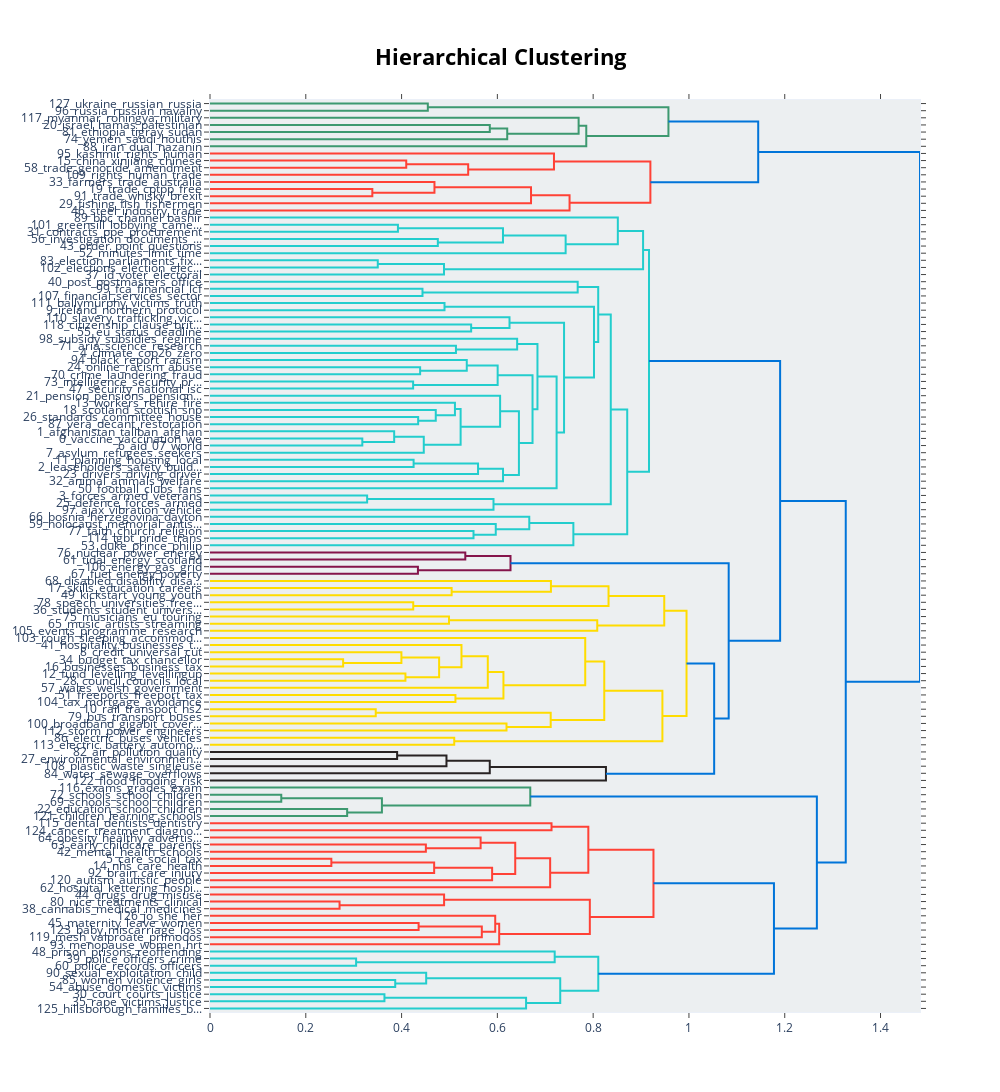

The cell this chart's notebook holds for it:
### Code cell
topic_model.visualize_hierarchy()

### Figure 1 — Plotly figure (JSON) as saved in the notebook; plotly's stock layout.template omitted (floating-point values rounded to 4 significant figures)
{"data": [{"hoverinfo": "text", "marker": {"color": "rgb(61,153,112)"}, "mode": "lines", "type": "scatter", "x": [0.0, 0.4548, 0.4548, 0.0], "xaxis": "x", "y": [-5.0, -5.0, -15.0, -15.0], "yaxis": "y"}, {"hoverinfo": "text", "marker": {"color": "rgb(61,153,112)"}, "mode": "lines", "type": "scatter", "x": [0.0, 0.5842, 0.5842, 0.0], "xaxis": "x", "y": [-35.0, -35.0, -45.0, -45.0], "yaxis": "y"}, {"hoverinfo": "text", "marker": {"color": "rgb(61,153,112)"}, "mode": "lines", "type": "scatter", "x": [0.5842, 0.6206, 0.6206, 0.0], "xaxis": "x", "y": [-40.0, -40.0, -55.0, -55.0], "yaxis": "y"}, {"hoverinfo": "text", "marker": {"color": "rgb(61,153,112)"}, "mode": "lines", "type": "scatter", "x": [0.0, 0.7696, 0.7696, 0.6206], "xaxis": "x", "y": [-25.0, -25.0, -47.5, -47.5], "yaxis": "y"}, {"hoverinfo": "text", "marker": {"color": "rgb(61,153,112)"}, "mode": "lines", "type": "scatter", "x": [0.7696, 0.7856, 0.7856, 0.0], "xaxis": "x", "y": [-36.25, -36.25, -65.0, -65.0], "yaxis": "y"}, {"hoverinfo": "text", "marker": {"color": "rgb(61,153,112)"}, "mode": "lines", "type": "scatter", "x": [0.4548, 0.9572, 0.9572, 0.7856], "xaxis": "x", "y": [-10.0, -10.0, -50.62, -50.62], "yaxis": "y"}, {"hoverinfo": "text", "marker": {"color": "rgb(255,65,54)"}, "mode": "lines", "type": "scatter", "x": [0.0, 0.4097, 0.4097, 0.0], "xaxis": "x", "y": [-85.0, -85.0, -95.0, -95.0], "yaxis": "y"}, {"hoverinfo": "text", "marker": {"color": "rgb(255,65,54)"}, "mode": "lines", "type": "scatter", "x": [0.4097, 0.5391, 0.5391, 0.0], "xaxis": "x", "y": [-90.0, -90.0, -105.0, -105.0], "yaxis": "y"}, {"hoverinfo": "text", "marker": {"color": "rgb(255,65,54)"}, "mode": "lines", "type": "scatter", "x": [0.0, 0.7182, 0.7182, 0.5391], "xaxis": "x", "y": [-75.0, -75.0, -97.5, -97.5], "yaxis": "y"}, {"hoverinfo": "text", "marker": {"color": "rgb(255,65,54)"}, "mode": "lines", "type": "scatter", "x": [0.0, 0.3389, 0.3389, 0.0], "xaxis": "x", "y": [-125.0, -125.0, -135.0, -135.0], "yaxis": "y"}, {"hoverinfo": "text", "marker": {"color": "rgb(255,65,54)"}, "mode": "lines", "type": "scatter", "x": [0.0, 0.4687, 0.4687, 0.3389], "xaxis": "x", "y": [-115.0, -115.0, -130.0, -130.0], "yaxis": "y"}, {"hoverinfo": "text", "marker": {"color": "rgb(255,65,54)"}, "mode": "lines", "type": "scatter", "x": [0.4687, 0.6703, 0.6703, 0.0], "xaxis": "x", "y": [-122.5, -122.5, -145.0, -145.0], "yaxis": "y"}, {"hoverinfo": "text", "marker": {"color": "rgb(255,65,54)"}, "mode": "lines", "type": "scatter", "x": [0.6703, 0.7507, 0.7507, 0.0], "xaxis": "x", "y": [-133.8, -133.8, -155.0, -155.0], "yaxis": "y"}, {"hoverinfo": "text", "marker": {"color": "rgb(255,65,54)"}, "mode": "lines", "type": "scatter", "x": [0.7182, 0.9195, 0.9195, 0.7507], "xaxis": "x", "y": [-86.25, -86.25, -144.4, -144.4], "yaxis": "y"}, {"hoverinfo": "text", "marker": {"color": "rgb(0,116,217)"}, "mode": "lines", "type": "scatter", "x": [0.9572, 1.145, 1.145, 0.9195], "xaxis": "x", "y": [-30.31, -30.31, -115.3, -115.3], "yaxis": "y"}, {"hoverinfo": "text", "marker": {"color": "rgb(35,205,205)"}, "mode": "lines", "type": "scatter", "x": [0.0, 0.3924, 0.3924, 0.0], "xaxis": "x", "y": [-175.0, -175.0, -185.0, -185.0], "yaxis": "y"}, {"hoverinfo": "text", "marker": {"color": "rgb(35,205,205)"}, "mode": "lines", "type": "scatter", "x": [0.0, 0.4757, 0.4757, 0.0], "xaxis": "x", "y": [-195.0, -195.0, -205.0, -205.0], "yaxis": "y"}, {"hoverinfo": "text", "marker": {"color": "rgb(35,205,205)"}, "mode": "lines", "type": "scatter", "x": [0.3924, 0.6117, 0.6117, 0.4757], "xaxis": "x", "y": [-180.0, -180.0, -200.0, -200.0], "yaxis": "y"}, {"hoverinfo": "text", "marker": {"color": "rgb(35,205,205)"}, "mode": "lines", "type": "scatter", "x": [0.6117, 0.7426, 0.7426, 0.0], "xaxis": "x", "y": [-190.0, -190.0, -215.0, -215.0], "yaxis": "y"}, {"hoverinfo": "text", "marker": {"color": "rgb(35,205,205)"}, "mode": "lines", "type": "scatter", "x": [0.0, 0.8515, 0.8515, 0.7426], "xaxis": "x", "y": [-165.0, -165.0, -202.5, -202.5], "yaxis": "y"}, {"hoverinfo": "text", "marker": {"color": "rgb(35,205,205)"}, "mode": "lines", "type": "scatter", "x": [0.0, 0.3503, 0.3503, 0.0], "xaxis": "x", "y": [-225.0, -225.0, -235.0, -235.0], "yaxis": "y"}, {"hoverinfo": "text", "marker": {"color": "rgb(35,205,205)"}, "mode": "lines", "type": "scatter", "x": [0.3503, 0.4886, 0.4886, 0.0], "xaxis": "x", "y": [-230.0, -230.0, -245.0, -245.0], "yaxis": "y"}, {"hoverinfo": "text", "marker": {"color": "rgb(35,205,205)"}, "mode": "lines", "type": "scatter", "x": [0.8515, 0.9042, 0.9042, 0.4886], "xaxis": "x", "y": [-183.8, -183.8, -237.5, -237.5], "yaxis": "y"}, {"hoverinfo": "text", "marker": {"color": "rgb(35,205,205)"}, "mode": "lines", "type": "scatter", "x": [0.0, 0.4437, 0.4437, 0.0], "xaxis": "x", "y": [-265.0, -265.0, -275.0, -275.0], "yaxis": "y"}, {"hoverinfo": "text", "marker": {"color": "rgb(35,205,205)"}, "mode": "lines", "type": "scatter", "x": [0.0, 0.7677, 0.7677, 0.4437], "xaxis": "x", "y": [-255.0, -255.0, -270.0, -270.0], "yaxis": "y"}, {"hoverinfo": "text", "marker": {"color": "rgb(35,205,205)"}, "mode": "lines", "type": "scatter", "x": [0.0, 0.4896, 0.4896, 0.0], "xaxis": "x", "y": [-285.0, -285.0, -295.0, -295.0], "yaxis": "y"}, {"hoverinfo": "text", "marker": {"color": "rgb(35,205,205)"}, "mode": "lines", "type": "scatter", "x": [0.0, 0.5453, 0.5453, 0.0], "xaxis": "x", "y": [-315.0, -315.0, -325.0, -325.0], "yaxis": "y"}, {"hoverinfo": "text", "marker": {"color": "rgb(35,205,205)"}, "mode": "lines", "type": "scatter", "x": [0.0, 0.6254, 0.6254, 0.5453], "xaxis": "x", "y": [-305.0, -305.0, -320.0, -320.0], "yaxis": "y"}, {"hoverinfo": "text", "marker": {"color": "rgb(35,205,205)"}, "mode": "lines", "type": "scatter", "x": [0.0, 0.5136, 0.5136, 0.0], "xaxis": "x", "y": [-345.0, -345.0, -355.0, -355.0], "yaxis": "y"}, {"hoverinfo": "text", "marker": {"color": "rgb(35,205,205)"}, "mode": "lines", "type": "scatter", "x": [0.0, 0.6413, 0.6413, 0.5136], "xaxis": "x", "y": [-335.0, -335.0, -350.0, -350.0], "yaxis": "y"}, {"hoverinfo": "text", "marker": {"color": "rgb(35,205,205)"}, "mode": "lines", "type": "scatter", "x": [0.0, 0.4388, 0.4388, 0.0], "xaxis": "x", "y": [-375.0, -375.0, -385.0, -385.0], "yaxis": "y"}, {"hoverinfo": "text", "marker": {"color": "rgb(35,205,205)"}, "mode": "lines", "type": "scatter", "x": [0.0, 0.5361, 0.5361, 0.4388], "xaxis": "x", "y": [-365.0, -365.0, -380.0, -380.0], "yaxis": "y"}, {"hoverinfo": "text", "marker": {"color": "rgb(35,205,205)"}, "mode": "lines", "type": "scatter", "x": [0.0, 0.4241, 0.4241, 0.0], "xaxis": "x", "y": [-395.0, -395.0, -405.0, -405.0], "yaxis": "y"}, {"hoverinfo": "text", "marker": {"color": "rgb(35,205,205)"}, "mode": "lines", "type": "scatter", "x": [0.5361, 0.6006, 0.6006, 0.4241], "xaxis": "x", "y": [-372.5, -372.5, -400.0, -400.0], "yaxis": "y"}, {"hoverinfo": "text", "marker": {"color": "rgb(35,205,205)"}, "mode": "lines", "type": "scatter", "x": [0.0, 0.4346, 0.4346, 0.0], "xaxis": "x", "y": [-445.0, -445.0, -455.0, -455.0], "yaxis": "y"}, {"hoverinfo": "text", "marker": {"color": "rgb(35,205,205)"}, "mode": "lines", "type": "scatter", "x": [0.0, 0.4714, 0.4714, 0.4346], "xaxis": "x", "y": [-435.0, -435.0, -450.0, -450.0], "yaxis": "y"}, {"hoverinfo": "text", "marker": {"color": "rgb(35,205,205)"}, "mode": "lines", "type": "scatter", "x": [0.0, 0.5114, 0.5114, 0.4714], "xaxis": "x", "y": [-425.0, -425.0, -442.5, -442.5], "yaxis": "y"}, {"hoverinfo": "text", "marker": {"color": "rgb(35,205,205)"}, "mode": "lines", "type": "scatter", "x": [0.0, 0.318, 0.318, 0.0], "xaxis": "x", "y": [-475.0, -475.0, -485.0, -485.0], "yaxis": "y"}, {"hoverinfo": "text", "marker": {"color": "rgb(35,205,205)"}, "mode": "lines", "type": "scatter", "x": [0.0, 0.3845, 0.3845, 0.318], "xaxis": "x", "y": [-465.0, -465.0, -480.0, -480.0], "yaxis": "y"}, {"hoverinfo": "text", "marker": {"color": "rgb(35,205,205)"}, "mode": "lines", "type": "scatter", "x": [0.3845, 0.4463, 0.4463, 0.0], "xaxis": "x", "y": [-472.5, -472.5, -495.0, -495.0], "yaxis": "y"}, {"hoverinfo": "text", "marker": {"color": "rgb(35,205,205)"}, "mode": "lines", "type": "scatter", "x": [0.5114, 0.5233, 0.5233, 0.4463], "xaxis": "x", "y": [-433.8, -433.8, -483.8, -483.8], "yaxis": "y"}, {"hoverinfo": "text", "marker": {"color": "rgb(35,205,205)"}, "mode": "lines", "type": "scatter", "x": [0.0, 0.6057, 0.6057, 0.5233], "xaxis": "x", "y": [-415.0, -415.0, -458.8, -458.8], "yaxis": "y"}, {"hoverinfo": "text", "marker": {"color": "rgb(35,205,205)"}, "mode": "lines", "type": "scatter", "x": [0.0, 0.4251, 0.4251, 0.0], "xaxis": "x", "y": [-505.0, -505.0, -515.0, -515.0], "yaxis": "y"}, {"hoverinfo": "text", "marker": {"color": "rgb(35,205,205)"}, "mode": "lines", "type": "scatter", "x": [0.4251, 0.5596, 0.5596, 0.0], "xaxis": "x", "y": [-510.0, -510.0, -525.0, -525.0], "yaxis": "y"}, {"hoverinfo": "text", "marker": {"color": "rgb(35,205,205)"}, "mode": "lines", "type": "scatter", "x": [0.5596, 0.6118, 0.6118, 0.0], "xaxis": "x", "y": [-517.5, -517.5, -535.0, -535.0], "yaxis": "y"}, {"hoverinfo": "text", "marker": {"color": "rgb(35,205,205)"}, "mode": "lines", "type": "scatter", "x": [0.6057, 0.645, 0.645, 0.6118], "xaxis": "x", "y": [-436.9, -436.9, -526.2, -526.2], "yaxis": "y"}, {"hoverinfo": "text", "marker": {"color": "rgb(35,205,205)"}, "mode": "lines", "type": "scatter", "x": [0.6006, 0.6734, 0.6734, 0.645], "xaxis": "x", "y": [-386.2, -386.2, -481.6, -481.6], "yaxis": "y"}, {"hoverinfo": "text", "marker": {"color": "rgb(35,205,205)"}, "mode": "lines", "type": "scatter", "x": [0.6413, 0.6837, 0.6837, 0.6734], "xaxis": "x", "y": [-342.5, -342.5, -433.9, -433.9], "yaxis": "y"}, {"hoverinfo": "text", "marker": {"color": "rgb(35,205,205)"}, "mode": "lines", "type": "scatter", "x": [0.6837, 0.7237, 0.7237, 0.0], "xaxis": "x", "y": [-388.2, -388.2, -545.0, -545.0], "yaxis": "y"}, {"hoverinfo": "text", "marker": {"color": "rgb(35,205,205)"}, "mode": "lines", "type": "scatter", "x": [0.6254, 0.7392, 0.7392, 0.7237], "xaxis": "x", "y": [-312.5, -312.5, -466.6, -466.6], "yaxis": "y"}, {"hoverinfo": "text", "marker": {"color": "rgb(35,205,205)"}, "mode": "lines", "type": "scatter", "x": [0.4896, 0.8017, 0.8017, 0.7392], "xaxis": "x", "y": [-290.0, -290.0, -389.6, -389.6], "yaxis": "y"}, {"hoverinfo": "text", "marker": {"color": "rgb(35,205,205)"}, "mode": "lines", "type": "scatter", "x": [0.7677, 0.8106, 0.8106, 0.8017], "xaxis": "x", "y": [-262.5, -262.5, -339.8, -339.8], "yaxis": "y"}, {"hoverinfo": "text", "marker": {"color": "rgb(35,205,205)"}, "mode": "lines", "type": "scatter", "x": [0.0, 0.3281, 0.3281, 0.0], "xaxis": "x", "y": [-555.0, -555.0, -565.0, -565.0], "yaxis": "y"}, {"hoverinfo": "text", "marker": {"color": "rgb(35,205,205)"}, "mode": "lines", "type": "scatter", "x": [0.3281, 0.5919, 0.5919, 0.0], "xaxis": "x", "y": [-560.0, -560.0, -575.0, -575.0], "yaxis": "y"}, {"hoverinfo": "text", "marker": {"color": "rgb(35,205,205)"}, "mode": "lines", "type": "scatter", "x": [0.8106, 0.8368, 0.8368, 0.5919], "xaxis": "x", "y": [-301.1, -301.1, -567.5, -567.5], "yaxis": "y"}, {"hoverinfo": "text", "marker": {"color": "rgb(35,205,205)"}, "mode": "lines", "type": "scatter", "x": [0.0, 0.5502, 0.5502, 0.0], "xaxis": "x", "y": [-605.0, -605.0, -615.0, -615.0], "yaxis": "y"}, {"hoverinfo": "text", "marker": {"color": "rgb(35,205,205)"}, "mode": "lines", "type": "scatter", "x": [0.0, 0.5966, 0.5966, 0.5502], "xaxis": "x", "y": [-595.0, -595.0, -610.0, -610.0], "yaxis": "y"}, {"hoverinfo": "text", "marker": {"color": "rgb(35,205,205)"}, "mode": "lines", "type": "scatter", "x": [0.0, 0.6666, 0.6666, 0.5966], "xaxis": "x", "y": [-585.0, -585.0, -602.5, -602.5], "yaxis": "y"}, {"hoverinfo": "text", "marker": {"color": "rgb(35,205,205)"}, "mode": "lines", "type": "scatter", "x": [0.6666, 0.7587, 0.7587, 0.0], "xaxis": "x", "y": [-593.8, -593.8, -625.0, -625.0], "yaxis": "y"}, {"hoverinfo": "text", "marker": {"color": "rgb(35,205,205)"}, "mode": "lines", "type": "scatter", "x": [0.8368, 0.8711, 0.8711, 0.7587], "xaxis": "x", "y": [-434.3, -434.3, -609.4, -609.4], "yaxis": "y"}, {"hoverinfo": "text", "marker": {"color": "rgb(35,205,205)"}, "mode": "lines", "type": "scatter", "x": [0.9042, 0.9166, 0.9166, 0.8711], "xaxis": "x", "y": [-210.6, -210.6, -521.8, -521.8], "yaxis": "y"}, {"hoverinfo": "text", "marker": {"color": "rgb(133,20,75)"}, "mode": "lines", "type": "scatter", "x": [0.0, 0.533, 0.533, 0.0], "xaxis": "x", "y": [-635.0, -635.0, -645.0, -645.0], "yaxis": "y"}, {"hoverinfo": "text", "marker": {"color": "rgb(133,20,75)"}, "mode": "lines", "type": "scatter", "x": [0.0, 0.4341, 0.4341, 0.0], "xaxis": "x", "y": [-655.0, -655.0, -665.0, -665.0], "yaxis": "y"}, {"hoverinfo": "text", "marker": {"color": "rgb(133,20,75)"}, "mode": "lines", "type": "scatter", "x": [0.533, 0.6274, 0.6274, 0.4341], "xaxis": "x", "y": [-640.0, -640.0, -660.0, -660.0], "yaxis": "y"}, {"hoverinfo": "text", "marker": {"color": "rgb(255,220,0)"}, "mode": "lines", "type": "scatter", "x": [0.0, 0.5045, 0.5045, 0.0], "xaxis": "x", "y": [-685.0, -685.0, -695.0, -695.0], "yaxis": "y"}, {"hoverinfo": "text", "marker": {"color": "rgb(255,220,0)"}, "mode": "lines", "type": "scatter", "x": [0.0, 0.7118, 0.7118, 0.5045], "xaxis": "x", "y": [-675.0, -675.0, -690.0, -690.0], "yaxis": "y"}, {"hoverinfo": "text", "marker": {"color": "rgb(255,220,0)"}, "mode": "lines", "type": "scatter", "x": [0.0, 0.4244, 0.4244, 0.0], "xaxis": "x", "y": [-705.0, -705.0, -715.0, -715.0], "yaxis": "y"}, {"hoverinfo": "text", "marker": {"color": "rgb(255,220,0)"}, "mode": "lines", "type": "scatter", "x": [0.7118, 0.8321, 0.8321, 0.4244], "xaxis": "x", "y": [-682.5, -682.5, -710.0, -710.0], "yaxis": "y"}, {"hoverinfo": "text", "marker": {"color": "rgb(255,220,0)"}, "mode": "lines", "type": "scatter", "x": [0.0, 0.499, 0.499, 0.0], "xaxis": "x", "y": [-725.0, -725.0, -735.0, -735.0], "yaxis": "y"}, {"hoverinfo": "text", "marker": {"color": "rgb(255,220,0)"}, "mode": "lines", "type": "scatter", "x": [0.499, 0.8085, 0.8085, 0.0], "xaxis": "x", "y": [-730.0, -730.0, -745.0, -745.0], "yaxis": "y"}, {"hoverinfo": "text", "marker": {"color": "rgb(255,220,0)"}, "mode": "lines", "type": "scatter", "x": [0.8321, 0.9484, 0.9484, 0.8085], "xaxis": "x", "y": [-696.2, -696.2, -737.5, -737.5], "yaxis": "y"}, {"hoverinfo": "text", "marker": {"color": "rgb(255,220,0)"}, "mode": "lines", "type": "scatter", "x": [0.0, 0.278, 0.278, 0.0], "xaxis": "x", "y": [-785.0, -785.0, -795.0, -795.0], "yaxis": "y"}, {"hoverinfo": "text", "marker": {"color": "rgb(255,220,0)"}, "mode": "lines", "type": "scatter", "x": [0.0, 0.3997, 0.3997, 0.278], "xaxis": "x", "y": [-775.0, -775.0, -790.0, -790.0], "yaxis": "y"}, {"hoverinfo": "text", "marker": {"color": "rgb(255,220,0)"}, "mode": "lines", "type": "scatter", "x": [0.0, 0.4081, 0.4081, 0.0], "xaxis": "x", "y": [-805.0, -805.0, -815.0, -815.0], "yaxis": "y"}, {"hoverinfo": "text", "marker": {"color": "rgb(255,220,0)"}, "mode": "lines", "type": "scatter", "x": [0.3997, 0.4784, 0.4784, 0.4081], "xaxis": "x", "y": [-782.5, -782.5, -810.0, -810.0], "yaxis": "y"}, {"hoverinfo": "text", "marker": {"color": "rgb(255,220,0)"}, "mode": "lines", "type": "scatter", "x": [0.0, 0.5251, 0.5251, 0.4784], "xaxis": "x", "y": [-765.0, -765.0, -796.2, -796.2], "yaxis": "y"}, {"hoverinfo": "text", "marker": {"color": "rgb(255,220,0)"}, "mode": "lines", "type": "scatter", "x": [0.5251, 0.58, 0.58, 0.0], "xaxis": "x", "y": [-780.6, -780.6, -825.0, -825.0], "yaxis": "y"}, {"hoverinfo": "text", "marker": {"color": "rgb(255,220,0)"}, "mode": "lines", "type": "scatter", "x": [0.0, 0.5125, 0.5125, 0.0], "xaxis": "x", "y": [-835.0, -835.0, -845.0, -845.0], "yaxis": "y"}, {"hoverinfo": "text", "marker": {"color": "rgb(255,220,0)"}, "mode": "lines", "type": "scatter", "x": [0.58, 0.6127, 0.6127, 0.5125], "xaxis": "x", "y": [-802.8, -802.8, -840.0, -840.0], "yaxis": "y"}, {"hoverinfo": "text", "marker": {"color": "rgb(255,220,0)"}, "mode": "lines", "type": "scatter", "x": [0.0, 0.7835, 0.7835, 0.6127], "xaxis": "x", "y": [-755.0, -755.0, -821.4, -821.4], "yaxis": "y"}, {"hoverinfo": "text", "marker": {"color": "rgb(255,220,0)"}, "mode": "lines", "type": "scatter", "x": [0.0, 0.346, 0.346, 0.0], "xaxis": "x", "y": [-855.0, -855.0, -865.0, -865.0], "yaxis": "y"}, {"hoverinfo": "text", "marker": {"color": "rgb(255,220,0)"}, "mode": "lines", "type": "scatter", "x": [0.0, 0.6191, 0.6191, 0.0], "xaxis": "x", "y": [-875.0, -875.0, -885.0, -885.0], "yaxis": "y"}, {"hoverinfo": "text", "marker": {"color": "rgb(255,220,0)"}, "mode": "lines", "type": "scatter", "x": [0.346, 0.7114, 0.7114, 0.6191], "xaxis": "x", "y": [-860.0, -860.0, -880.0, -880.0], "yaxis": "y"}, {"hoverinfo": "text", "marker": {"color": "rgb(255,220,0)"}, "mode": "lines", "type": "scatter", "x": [0.7835, 0.8232, 0.8232, 0.7114], "xaxis": "x", "y": [-788.2, -788.2, -870.0, -870.0], "yaxis": "y"}, {"hoverinfo": "text", "marker": {"color": "rgb(255,220,0)"}, "mode": "lines", "type": "scatter", "x": [0.0, 0.51, 0.51, 0.0], "xaxis": "x", "y": [-895.0, -895.0, -905.0, -905.0], "yaxis": "y"}, {"hoverinfo": "text", "marker": {"color": "rgb(255,220,0)"}, "mode": "lines", "type": "scatter", "x": [0.8232, 0.9446, 0.9446, 0.51], "xaxis": "x", "y": [-829.1, -829.1, -900.0, -900.0], "yaxis": "y"}, {"hoverinfo": "text", "marker": {"color": "rgb(255,220,0)"}, "mode": "lines", "type": "scatter", "x": [0.9484, 0.9949, 0.9949, 0.9446], "xaxis": "x", "y": [-716.9, -716.9, -864.6, -864.6], "yaxis": "y"}, {"hoverinfo": "text", "marker": {"color": "rgb(40,35,35)"}, "mode": "lines", "type": "scatter", "x": [0.0, 0.3907, 0.3907, 0.0], "xaxis": "x", "y": [-915.0, -915.0, -925.0, -925.0], "yaxis": "y"}, {"hoverinfo": "text", "marker": {"color": "rgb(40,35,35)"}, "mode": "lines", "type": "scatter", "x": [0.3907, 0.4937, 0.4937, 0.0], "xaxis": "x", "y": [-920.0, -920.0, -935.0, -935.0], "yaxis": "y"}, {"hoverinfo": "text", "marker": {"color": "rgb(40,35,35)"}, "mode": "lines", "type": "scatter", "x": [0.4937, 0.5841, 0.5841, 0.0], "xaxis": "x", "y": [-927.5, -927.5, -945.0, -945.0], "yaxis": "y"}, {"hoverinfo": "text", "marker": {"color": "rgb(40,35,35)"}, "mode": "lines", "type": "scatter", "x": [0.5841, 0.8267, 0.8267, 0.0], "xaxis": "x", "y": [-936.2, -936.2, -955.0, -955.0], "yaxis": "y"}, {"hoverinfo": "text", "marker": {"color": "rgb(0,116,217)"}, "mode": "lines", "type": "scatter", "x": [0.9949, 1.053, 1.053, 0.8267], "xaxis": "x", "y": [-790.7, -790.7, -945.6, -945.6], "yaxis": "y"}, {"hoverinfo": "text", "marker": {"color": "rgb(0,116,217)"}, "mode": "lines", "type": "scatter", "x": [0.6274, 1.083, 1.083, 1.053], "xaxis": "x", "y": [-650.0, -650.0, -868.2, -868.2], "yaxis": "y"}, {"hoverinfo": "text", "marker": {"color": "rgb(0,116,217)"}, "mode": "lines", "type": "scatter", "x": [0.9166, 1.19, 1.19, 1.083], "xaxis": "x", "y": [-366.2, -366.2, -759.1, -759.1], "yaxis": "y"}, {"hoverinfo": "text", "marker": {"color": "rgb(61,153,112)"}, "mode": "lines", "type": "scatter", "x": [0.0, 0.1488, 0.1488, 0.0], "xaxis": "x", "y": [-975.0, -975.0, -985.0, -985.0], "yaxis": "y"}, {"hoverinfo": "text", "marker": {"color": "rgb(61,153,112)"}, "mode": "lines", "type": "scatter", "x": [0.0, 0.2864, 0.2864, 0.0], "xaxis": "x", "y": [-995.0, -995.0, -1005.0, -1005.0], "yaxis": "y"}, {"hoverinfo": "text", "marker": {"color": "rgb(61,153,112)"}, "mode": "lines", "type": "scatter", "x": [0.1488, 0.359, 0.359, 0.2864], "xaxis": "x", "y": [-980.0, -980.0, -1000.0, -1000.0], "yaxis": "y"}, {"hoverinfo": "text", "marker": {"color": "rgb(61,153,112)"}, "mode": "lines", "type": "scatter", "x": [0.0, 0.6687, 0.6687, 0.359], "xaxis": "x", "y": [-965.0, -965.0, -990.0, -990.0], "yaxis": "y"}, {"hoverinfo": "text", "marker": {"color": "rgb(255,65,54)"}, "mode": "lines", "type": "scatter", "x": [0.0, 0.7131, 0.7131, 0.0], "xaxis": "x", "y": [-1015.0, -1015.0, -1025.0, -1025.0], "yaxis": "y"}, {"hoverinfo": "text", "marker": {"color": "rgb(255,65,54)"}, "mode": "lines", "type": "scatter", "x": [0.0, 0.4507, 0.4507, 0.0], "xaxis": "x", "y": [-1045.0, -1045.0, -1055.0, -1055.0], "yaxis": "y"}, {"hoverinfo": "text", "marker": {"color": "rgb(255,65,54)"}, "mode": "lines", "type": "scatter", "x": [0.0, 0.565, 0.565, 0.4507], "xaxis": "x", "y": [-1035.0, -1035.0, -1050.0, -1050.0], "yaxis": "y"}, {"hoverinfo": "text", "marker": {"color": "rgb(255,65,54)"}, "mode": "lines", "type": "scatter", "x": [0.0, 0.2534, 0.2534, 0.0], "xaxis": "x", "y": [-1065.0, -1065.0, -1075.0, -1075.0], "yaxis": "y"}, {"hoverinfo": "text", "marker": {"color": "rgb(255,65,54)"}, "mode": "lines", "type": "scatter", "x": [0.2534, 0.468, 0.468, 0.0], "xaxis": "x", "y": [-1070.0, -1070.0, -1085.0, -1085.0], "yaxis": "y"}, {"hoverinfo": "text", "marker": {"color": "rgb(255,65,54)"}, "mode": "lines", "type": "scatter", "x": [0.468, 0.589, 0.589, 0.0], "xaxis": "x", "y": [-1078.0, -1078.0, -1095.0, -1095.0], "yaxis": "y"}, {"hoverinfo": "text", "marker": {"color": "rgb(255,65,54)"}, "mode": "lines", "type": "scatter", "x": [0.565, 0.6373, 0.6373, 0.589], "xaxis": "x", "y": [-1042.0, -1042.0, -1086.0, -1086.0], "yaxis": "y"}, {"hoverinfo": "text", "marker": {"color": "rgb(255,65,54)"}, "mode": "lines", "type": "scatter", "x": [0.6373, 0.7102, 0.7102, 0.0], "xaxis": "x", "y": [-1064.0, -1064.0, -1105.0, -1105.0], "yaxis": "y"}, {"hoverinfo": "text", "marker": {"color": "rgb(255,65,54)"}, "mode": "lines", "type": "scatter", "x": [0.7131, 0.7899, 0.7899, 0.7102], "xaxis": "x", "y": [-1020.0, -1020.0, -1085.0, -1085.0], "yaxis": "y"}, {"hoverinfo": "text", "marker": {"color": "rgb(255,65,54)"}, "mode": "lines", "type": "scatter", "x": [0.0, 0.2705, 0.2705, 0.0], "xaxis": "x", "y": [-1125.0, -1125.0, -1135.0, -1135.0], "yaxis": "y"}, {"hoverinfo": "text", "marker": {"color": "rgb(255,65,54)"}, "mode": "lines", "type": "scatter", "x": [0.0, 0.4888, 0.4888, 0.2705], "xaxis": "x", "y": [-1115.0, -1115.0, -1130.0, -1130.0], "yaxis": "y"}, {"hoverinfo": "text", "marker": {"color": "rgb(255,65,54)"}, "mode": "lines", "type": "scatter", "x": [0.0, 0.4356, 0.4356, 0.0], "xaxis": "x", "y": [-1155.0, -1155.0, -1165.0, -1165.0], "yaxis": "y"}, {"hoverinfo": "text", "marker": {"color": "rgb(255,65,54)"}, "mode": "lines", "type": "scatter", "x": [0.4356, 0.5675, 0.5675, 0.0], "xaxis": "x", "y": [-1160.0, -1160.0, -1175.0, -1175.0], "yaxis": "y"}, {"hoverinfo": "text", "marker": {"color": "rgb(255,65,54)"}, "mode": "lines", "type": "scatter", "x": [0.0, 0.5955, 0.5955, 0.5675], "xaxis": "x", "y": [-1145.0, -1145.0, -1168.0, -1168.0], "yaxis": "y"}, {"hoverinfo": "text", "marker": {"color": "rgb(255,65,54)"}, "mode": "lines", "type": "scatter", "x": [0.5955, 0.6038, 0.6038, 0.0], "xaxis": "x", "y": [-1156.0, -1156.0, -1185.0, -1185.0], "yaxis": "y"}, {"hoverinfo": "text", "marker": {"color": "rgb(255,65,54)"}, "mode": "lines", "type": "scatter", "x": [0.4888, 0.7931, 0.7931, 0.6038], "xaxis": "x", "y": [-1122.0, -1122.0, -1171.0, -1171.0], "yaxis": "y"}, {"hoverinfo": "text", "marker": {"color": "rgb(255,65,54)"}, "mode": "lines", "type": "scatter", "x": [0.7899, 0.9259, 0.9259, 0.7931], "xaxis": "x", "y": [-1052.0, -1052.0, -1147.0, -1147.0], "yaxis": "y"}, {"hoverinfo": "text", "marker": {"color": "rgb(35,205,205)"}, "mode": "lines", "type": "scatter", "x": [0.0, 0.3051, 0.3051, 0.0], "xaxis": "x", "y": [-1205.0, -1205.0, -1215.0, -1215.0], "yaxis": "y"}, {"hoverinfo": "text", "marker": {"color": "rgb(35,205,205)"}, "mode": "lines", "type": "scatter", "x": [0.0, 0.7197, 0.7197, 0.3051], "xaxis": "x", "y": [-1195.0, -1195.0, -1210.0, -1210.0], "yaxis": "y"}, {"hoverinfo": "text", "marker": {"color": "rgb(35,205,205)"}, "mode": "lines", "type": "scatter", "x": [0.0, 0.3867, 0.3867, 0.0], "xaxis": "x", "y": [-1235.0, -1235.0, -1245.0, -1245.0], "yaxis": "y"}, {"hoverinfo": "text", "marker": {"color": "rgb(35,205,205)"}, "mode": "lines", "type": "scatter", "x": [0.0, 0.4514, 0.4514, 0.3867], "xaxis": "x", "y": [-1225.0, -1225.0, -1240.0, -1240.0], "yaxis": "y"}, {"hoverinfo": "text", "marker": {"color": "rgb(35,205,205)"}, "mode": "lines", "type": "scatter", "x": [0.0, 0.3642, 0.3642, 0.0], "xaxis": "x", "y": [-1255.0, -1255.0, -1265.0, -1265.0], "yaxis": "y"}, {"hoverinfo": "text", "marker": {"color": "rgb(35,205,205)"}, "mode": "lines", "type": "scatter", "x": [0.3642, 0.66, 0.66, 0.0], "xaxis": "x", "y": [-1260.0, -1260.0, -1275.0, -1275.0], "yaxis": "y"}, {"hoverinfo": "text", "marker": {"color": "rgb(35,205,205)"}, "mode": "lines", "type": "scatter", "x": [0.4514, 0.7313, 0.7313, 0.66], "xaxis": "x", "y": [-1232.0, -1232.0, -1268.0, -1268.0], "yaxis": "y"}, {"hoverinfo": "text", "marker": {"color": "rgb(35,205,205)"}, "mode": "lines", "type": "scatter", "x": [0.7197, 0.8107, 0.8107, 0.7313], "xaxis": "x", "y": [-1202.0, -1202.0, -1250.0, -1250.0], "yaxis": "y"}, {"hoverinfo": "text", "marker": {"color": "rgb(0,116,217)"}, "mode": "lines", "type": "scatter", "x": [0.9259, 1.178, 1.178, 0.8107], "xaxis": "x", "y": [-1099.0, -1099.0, -1226.0, -1226.0], "yaxis": "y"}, {"hoverinfo": "text", "marker": {"color": "rgb(0,116,217)"}, "mode": "lines", "type": "scatter", "x": [0.6687, 1.267, 1.267, 1.178], "xaxis": "x", "y": [-977.5, -977.5, -1163.0, -1163.0], "yaxis": "y"}, {"hoverinfo": "text", "marker": {"color": "rgb(0,116,217)"}, "mode": "lines", "type": "scatter", "x": [1.19, 1.327, 1.327, 1.267], "xaxis": "x", "y": [-562.7, -562.7, -1070.0, -1070.0], "yaxis": "y"}, {"hoverinfo": "text", "marker": {"color": "rgb(0,116,217)"}, "mode": "lines", "type": "scatter", "x": [1.145, 1.482, 1.482, 1.327], "xaxis": "x", "y": [-72.81, -72.81, -816.4, -816.4], "yaxis": "y"}], "layout": {"autosize": false, "height": 2120, "hoverlabel": {"bgcolor": "white", "font": {"family": "Rockwell", "size": 16}}, "hovermode": "closest", "plot_bgcolor": "#ECEFF1", "showlegend": false, "title": {"font": {"color": "Black", "size": 22}, "text": "<b>Hierarchical Clustering</b>", "x": 0.5, "xanchor": "center", "yanchor": "top"}, "width": 1000, "xaxis": {"mirror": "allticks", "rangemode": "tozero", "showgrid": false, "showline": true, "showticklabels": true, "ticks": "outside", "type": "linear", "zeroline": false}, "yaxis": {"mirror": "allticks", "range": [-1280, 0], "rangemode": "tozero", "showgrid": false, "showline": true, "showticklabels": true, "tickmode": "array", "ticks": "outside", "ticktext": ["127_ukraine_russian_russia", "96_russia_russian_navalny", "117_myanmar_rohingya_military", "20_israel_hamas_palestinian", "81_ethiopia_tigray_sudan", "74_yemen_saudi_houthis", "88_iran_dual_nazanin", "95_kashmir_rights_human", "15_china_xinjiang_chinese", "58_trade_genocide_amendment", "109_rights_human_trade", "33_farmers_trade_australia", "19_trade_cptpp_free", "91_trade_whisky_brexit", "29_fishing_fish_fishermen", "46_steel_industry_trade", "89_bbc_channel_bashir", "101_greensill_lobbying_came...", "31_contracts_ppe_procurement", "56_investigation_documents_...", "43_order_point_questions", "52_minutes_limit_time", "83_election_parliaments_fix...", "102_elections_election_elec...", "37_id_voter_electoral", "40_post_postmasters_office", "99_fca_financial_lcf", "107_financial_services_sector", "111_ballymurphy_victims_truth", "9_ireland_northern_protocol", "110_slavery_trafficking_vic...", "118_citizenship_clause_brit...", "55_eu_status_deadline", "98_subsidy_subsidies_regime", "71_aria_science_research", "4_climate_cop26_zero", "94_black_report_racism", "24_online_racism_abuse", "70_crime_laundering_fraud", "73_intelligence_security_pr...", "47_security_national_isc", "21_pension_pensions_pension...", "13_workers_rehire_fire", "18_scotland_scottish_snp", "26_standards_committee_house", "87_vera_decant_restoration", "1_afghanistan_taliban_afghan", "0_vaccine_vaccination_we", "6_aid_07_world", "7_asylum_refugees_seekers", "11_planning_housing_local", "2_leaseholders_safety_build...", "23_drivers_driving_driver", "32_animal_animals_welfare", "50_football_clubs_fans", "3_forces_armed_veterans", "25_defence_forces_armed", "97_ajax_vibration_vehicle", "66_bosnia_herzegovina_dayton", "59_holocaust_memorial_antis...", "77_faith_church_religion", "114_lgbt_pride_trans", "53_duke_prince_philip", "76_nuclear_power_energy", "61_tidal_energy_scotland", "106_energy_gas_grid", "67_fuel_energy_poverty", "68_disabled_disability_disa...", "17_skills_education_careers", "49_kickstart_young_youth", "78_speech_universities_free...", "36_students_student_univers...", "75_musicians_eu_touring", "65_music_artists_streaming", "105_events_programme_research", "103_rough_sleeping_accommod...", "41_hospitality_businesses_t...", "8_credit_universal_cut", "34_budget_tax_chancellor", "16_businesses_business_tax", "12_fund_levelling_levellingup", "28_council_councils_local", "57_wales_welsh_government", "51_freeports_freeport_tax", "104_tax_mortgage_avoidance", "10_rail_transport_hs2", "79_bus_transport_buses", "100_broadband_gigabit_cover...", "112_storm_power_engineers", "86_electric_buses_vehicles", "113_electric_battery_automo...", "82_air_pollution_quality", "27_environmental_environmen...", "108_plastic_waste_singleuse", "84_water_sewage_overflows", "122_flood_flooding_risk", "116_exams_grades_exam", "72_schools_school_children", "69_schools_school_children", "22_education_school_children", "121_children_learning_schools", "115_dental_dentists_dentistry", "124_cancer_treatment_diagno...", "64_obesity_healthy_advertis...", "63_early_childcare_parents", "42_mental_health_schools", "5_care_social_tax", "14_nhs_care_health", "92_brain_care_injury", "120_autism_autistic_people", "62_hospital_kettering_hospi...", "44_drugs_drug_misuse", "80_nice_treatments_clinical", "38_cannabis_medical_medicines", "126_jo_she_her", "45_maternity_leave_women", "123_baby_miscarriage_loss", "119_mesh_valproate_primodos", "93_menopause_women_hrt", "48_prison_prisons_reoffending", "39_police_officers_crime", "60_police_records_officers", "90_sexual_exploitation_child", "85_women_violence_girls", "54_abuse_domestic_victims", "30_court_courts_justice", "35_rape_victims_justice", "125_hillsborough_families_b..."], "tickvals": [-5, -15, -25, -35, -45, -55, -65, -75, -85, -95, -105, -115, -125, -135, -145, -155, -165, -175, -185, -195, -205, -215, -225, -235, -245, -255, -265, -275, -285, -295, -305, -315, -325, -335, -345, -355, -365, -375, -385, -395, -405, -415, -425, -435, -445, -455, -465, -475, -485, -495, -505, -515, -525, -535, -545, -555, -565, -575, -585, -595, -605, -615, -625, -635, -645, -655, -665, -675, -685, -695, -705, -715, -725, -735, -745, -755, -765, -775, -785, -795, -805, -815, -825, -835, -845, -855, -865, -875, -885, -895, -905, -915, -925, -935, -945, -955, -965, -975, -985, -995, -1005, -1015, -1025, -1035, -1045, -1055, -1065, -1075, -1085, -1095, -1105, -1115, -1125, -1135, -1145, -1155, -1165, -1175, -1185, -1195, -1205, -1215, -1225, -1235, -1245, -1255, -1265, -1275], "type": "linear", "zeroline": false}}}
